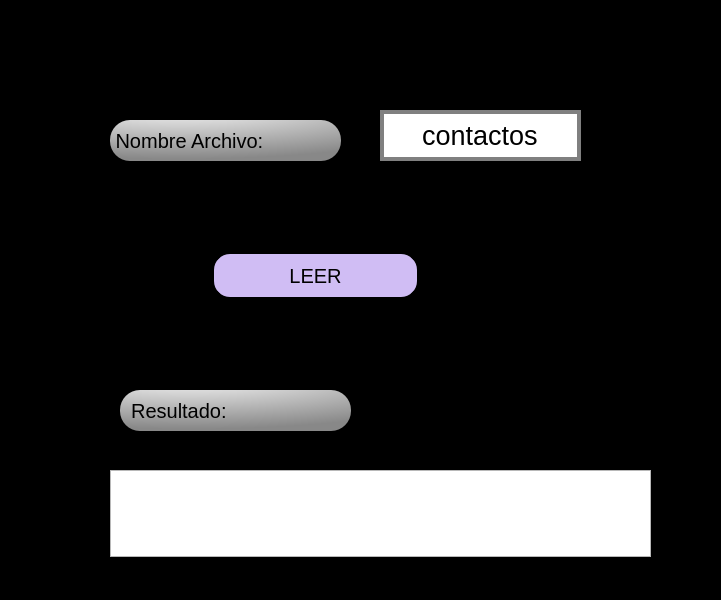
<?xml version="1.0" encoding="UTF-8"?>
<ui version="4.0">
 <class>MainWindow</class>
 <widget class="QMainWindow" name="MainWindow">
  <property name="geometry">
   <rect>
    <x>0</x>
    <y>0</y>
    <width>721</width>
    <height>600</height>
   </rect>
  </property>
  <property name="windowTitle">
   <string>MainWindow</string>
  </property>
  <property name="styleSheet">
   <string notr="true">
background-color: rgb(0, 0, 0);</string>
  </property>
  <widget class="QWidget" name="centralwidget">
   <widget class="QLineEdit" name="txt_archivo">
    <property name="geometry">
     <rect>
      <x>380</x>
      <y>110</y>
      <width>201</width>
      <height>51</height>
     </rect>
    </property>
    <property name="font">
     <font>
      <pointsize>20</pointsize>
     </font>
    </property>
    <property name="styleSheet">
     <string notr="true">background-color: rgb(255, 255, 255);
border: 4px solid gray;
</string>
    </property>
    <property name="text">
     <string>contactos</string>
    </property>
    <property name="alignment">
     <set>Qt::AlignCenter</set>
    </property>
   </widget>
   <widget class="QPushButton" name="btn_leer">
    <property name="geometry">
     <rect>
      <x>210</x>
      <y>250</y>
      <width>211</width>
      <height>51</height>
     </rect>
    </property>
    <property name="font">
     <font>
      <pointsize>15</pointsize>
     </font>
    </property>
    <property name="styleSheet">
     <string notr="true">
border: 4px solid black;

color: rgb(0,0,0);

border-radius:20px;
background-color: rgb(208, 189, 244);

</string>
    </property>
    <property name="text">
     <string>LEER</string>
    </property>
   </widget>
   <widget class="QTextEdit" name="txt_contenido">
    <property name="geometry">
     <rect>
      <x>110</x>
      <y>470</y>
      <width>541</width>
      <height>87</height>
     </rect>
    </property>
    <property name="styleSheet">
     <string notr="true">background-color: rgb(gray);</string>
    </property>
   </widget>
   <widget class="QLabel" name="label">
    <property name="geometry">
     <rect>
      <x>110</x>
      <y>120</y>
      <width>231</width>
      <height>41</height>
     </rect>
    </property>
    <property name="font">
     <font>
      <pointsize>15</pointsize>
     </font>
    </property>
    <property name="styleSheet">
     <string notr="true">color: rgb(0,0,0);
background-color: qradialgradient(cx: 0.3, cy: -0.4, fx: 0.3, fy: -0.4, radius: 1.35, stop: 0 #fff, stop: 1 #888);
border-radius:20px;
</string>
    </property>
    <property name="text">
     <string> Nombre Archivo:</string>
    </property>
   </widget>
   <widget class="QLabel" name="label_2">
    <property name="geometry">
     <rect>
      <x>120</x>
      <y>390</y>
      <width>231</width>
      <height>41</height>
     </rect>
    </property>
    <property name="font">
     <font>
      <pointsize>15</pointsize>
     </font>
    </property>
    <property name="styleSheet">
     <string notr="true">color: rgb(0,0,0);
background-color: qradialgradient(cx: 0.3, cy: -0.4, fx: 0.3, fy: -0.4, radius: 1.35, stop: 0 #fff, stop: 1 #888);
border-radius:20px;
</string>
    </property>
    <property name="text">
     <string>  Resultado:</string>
    </property>
   </widget>
  </widget>
  <widget class="QMenuBar" name="menubar">
   <property name="geometry">
    <rect>
     <x>0</x>
     <y>0</y>
     <width>721</width>
     <height>26</height>
    </rect>
   </property>
  </widget>
  <widget class="QStatusBar" name="statusbar"/>
 </widget>
 <resources/>
 <connections/>
</ui>
